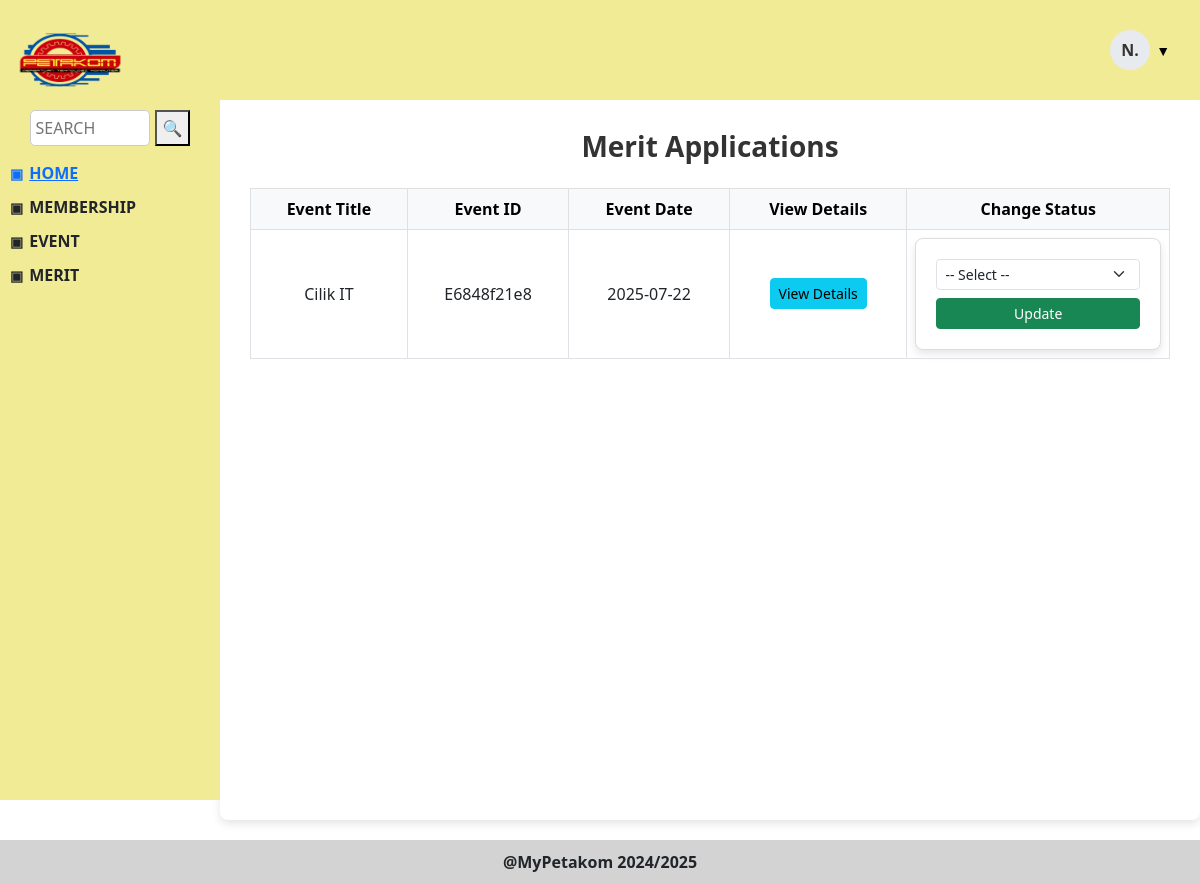
The app's page /merit_application_admin.php (signed in) with its own data.
### tables this page shows
CREATE TABLE `event` (
  `event_id` varchar(10) NOT NULL,
  `staff_id` varchar(10) NOT NULL,
  `event_title` varchar(50) NOT NULL,
  `event_date` date NOT NULL,
  `event_description` varchar(200) NOT NULL,
  `event_status` varchar(50) NOT NULL,
  `event_qr` blob DEFAULT NULL,
  `event_geolocation` point DEFAULT NULL,
  `event_approval` mediumblob NOT NULL,
  `event_level` varchar(20) NOT NULL,
  `merit_status` varchar(20) NOT NULL
);

### merit_application_admin.php (the view, shortened to what this page needs)
<?php
$conn = new mysqli("localhost", "root", "", "mypetakom");
$events = $conn->query("SELECT * FROM event WHERE merit_status = 'Pending' ORDER BY event_date DESC");
?>
<!DOCTYPE html>
<html>
<head>
  <link href="https://cdn.jsdelivr.net/npm/bootstrap@5.3.0/dist/css/bootstrap.min.css" rel="stylesheet">
  <link rel="stylesheet" href="STYLE1/administrator_style.css" />
</head>
<body>
<div class="sidebar">
  <a href="administrator_dashboard.php">
    <img src="IMAGES/LogoPetakom.png" alt="PETAKOM Logo" />
	</a>
  <div class="search-box">
    <input type="text" placeholder="SEARCH" />
    <button>🔍</button>
  </div>
  <div class="menu">
    <a class="menu-title" href="admin_graph.php">HOME</a>
    <div class="menu-title" onclick="toggleMenu('membership')">MEMBERSHIP</div>
    <div class="menu-title" onclick="toggleMenu('event')">EVENT</div>
    <div class="menu-title" onclick="toggleMenu('merit')">MERIT</div>
  </div>
</div>
  <div class="topbar">
    <div class="dropdown">
      <div class="profile-wrapper">
        <div class="profile-circle">N.</div>
        <span class="dropdown-icon">▼</span>
      </div>
    </div>
  </div>
	<div class="content">
		<h2 class="text-center mb-4"><b>Merit Applications</b></h2>
		<div class="table-responsive">
		  <table class="table table-bordered table-hover align-middle">
			<thead class="table-light text-center">
			  <tr>
				<th>Event Title</th>
				<th>Event ID</th>
				<th>Event Date</th>
				<th>View Details</th>
				<th>Change Status</th>
			  </tr>
			</thead>
			<tbody>
			  <?php if ($events->num_rows > 0): ?>
				<?php while ($row = $events->fetch_assoc()): ?>
				  <tr class="text-center">
					<td><?= htmlspecialchars($row['event_title']) ?></td>
					<td><?= htmlspecialchars($row['event_id']) ?></td>
					<td><?= htmlspecialchars($row['event_date']) ?></td>
					<td>
					  <a href="view_merit_application.php?event_id=<?= $row['event_id'] ?>" class="btn btn-info btn-sm" target="_blank">View Details</a>
					</td>
					<td>
					  <form method="post" action="update_merit_status.php" onsubmit="return confirm('Confirm status update?');" class="d-flex flex-column gap-2">
						<select name="status" class="form-select form-select-sm" required>
						  <option value="" disabled selected>-- Select --</option>
						</select>
						<button type="submit" class="btn btn-success btn-sm">Update</button>
					  </form>
					</td>
				  </tr>
				<?php endwhile; ?>
			  <?php else: ?>
				<tr>
				  <td colspan="5" class="text-center text-muted">No pending merit applications.</td>
				</tr>
			  <?php endif; ?>
			</tbody>
		  </table>
		</div>
	</div>
		<div class="footer">
		@MyPetakom 2024/2025
		</div>
</body>
</html>

### STYLE1/administrator_style.css (style rules this page uses)
body { margin: 0; font-family: 'Segoe UI', sans-serif; }
.sidebar { width: 220px; background-color: #F2EB95; height: 100vh; position: fixed; padding: 10px; box-sizing: border-box; overflow-y: auto; }
.sidebar img { width: 120px; height: 100px; display: block; }
.search-box { display: flex; justify-content: center; margin-bottom: 15px; }
.search-box input { padding: 5px; border-radius: 5px; border: 1px solid #ccc; width: 120px; margin-right: 5px; }
.menu-title { cursor: pointer; font-weight: bold; margin: 10px 0 5px; display: flex; align-items: center; font-size: 16px; }
.menu-title::before { content: "▣"; margin-right: 6px; font-size: 14px; }
.topbar { background-color: #F2EB95; height: 100px; margin-left: 220px; display: flex; justify-content: flex-end; align-items: center; padding-right: 30px; position: sticky; top: 0; z-index: 1; }
.profile-wrapper { display: flex; align-items: center; cursor: pointer; }
.profile-circle { width: 40px; height: 40px; border-radius: 50%; background-color: #e7eaee; color: #333; display: flex; align-items: center; justify-content: center; font-weight: bold; font-size: 16px; margin-right: 6px; }
.dropdown-icon { font-size: 14px; color: black; }
.dropdown { position: relative; display: inline-block; }
.content { margin-left: 220px; padding: 20px; background-color: #ffffff; min-height: 90vh; }
.footer { background-color: #d3d3d3; text-align: center; padding: 10px; font-weight: bold; }
.content { margin-left: 220px; padding: 30px; background-color: #ffffff; min-height: 90vh; border-radius: 8px; box-shadow: 0 4px 8px rgba(0, 0, 0, 0.1); }
h2 { text-align: center; font-size: 28px; margin-bottom: 30px; color: #333; }
form { max-width: 600px; margin: 0 auto; background-color: #fff; padding: 20px; border-radius: 8px; box-shadow: 0 4px 8px rgba(0, 0, 0, 0.1); border: 1px solid #ddd; }
.footer { background-color: #d3d3d3; text-align: center; padding: 10px; font-weight: bold; margin-top: 20px; }

### records on screen
event: event_title "Cilik IT", event_id "E6848f21e8", event_date "2025-07-22"
